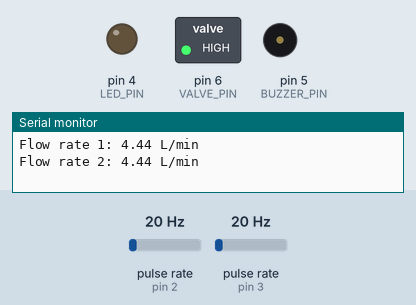
This sketch was run on a simulated Arduino Uno, built with avr-gcc and run on an emulated ATmega328P. Shown: switched loads named in the sketch (green lamp = pin HIGH), output pins drawn as LEDs (lit = HIGH), buzzer (waves = sounding, pin HIGH), the last lines printed to the serial monitor. Wiring (inferred from the names in the program): 2 × pulse sensor: data pin 2 / data pin 3. The test bench sets the inputs (shaded band); at power-on: pulse rate (sensors on pin 2, pin 3) 20 Hz.

Above: at 1.2 s.
1.3 s: pulse rate (sensor on pin 2) set to 4 Hz
At 2.7 s:
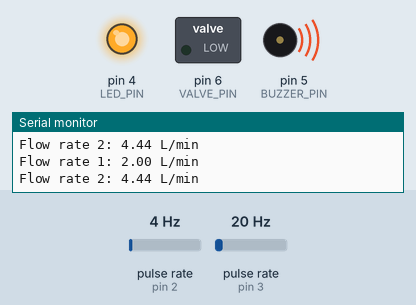
3.5 s: pulse rate (sensor on pin 3) set to 4 Hz
At 6.1 s:
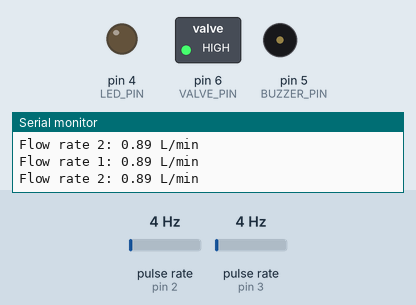
6.5 s: pulse rate (sensor on pin 3) set to 50 Hz
At 7.6 s:
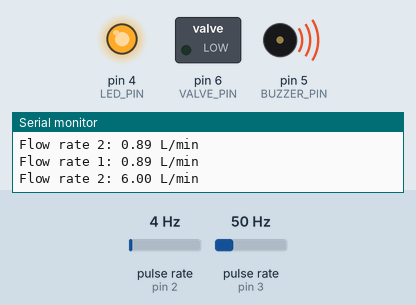
Timing chart, 0 to 9.5 s (numbered marks = the images above; inputs shaded):
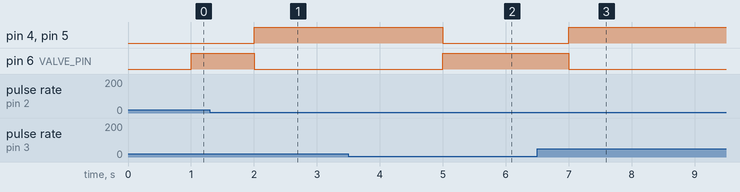

The sketch:

Code_01.ino
```cpp
// Define pins for flow sensors
#define FLOW_SENSOR_1 2
#define FLOW_SENSOR_2 3

// Define pins for LED, buzzer and solenoid valve
#define LED_PIN 4
#define BUZZER_PIN 5
#define VALVE_PIN 6


// Define threshold for leak detection
#define LEAK_THRESHOLD 0.1

// Define variables for flow rate calculation
volatile int pulseCount1 = 0; // count pulses from flow sensor 1
volatile int pulseCount2 = 0; // count pulses from flow sensor 2
float flowRate1 = 0.0; // flow rate from sensor 1 in L/min
float flowRate2 = 0.0; // flow rate from sensor 2 in L/min
float calibrationFactor = 4.5; // calibration factor for flow sensor
unsigned long currentTime;
unsigned long previousTime;
unsigned long interval = 1000; // interval in milliseconds

// Define variable for leak detection
bool leakDetected = false;


void setup() {
  // Initialize serial communication
  Serial.begin(9600);

  // Initialize pins as inputs or outputs
  pinMode(FLOW_SENSOR_1, INPUT);
  pinMode(FLOW_SENSOR_2, INPUT);
  pinMode(LED_PIN, OUTPUT);
  pinMode(BUZZER_PIN, OUTPUT);
  pinMode(VALVE_PIN, OUTPUT);

  // Initialize interrupts for flow sensors
  attachInterrupt(digitalPinToInterrupt(FLOW_SENSOR_1), pulseCounter1, FALLING);
  attachInterrupt(digitalPinToInterrupt(FLOW_SENSOR_2), pulseCounter2, FALLING);
}

void loop() {
  // Get current time
  currentTime = millis();

  // Check if interval has passed
  if (currentTime - previousTime >= interval) {
    // Calculate flow rate for each sensor
    flowRate1 = ((1000.0 / (currentTime - previousTime)) * pulseCount1) / calibrationFactor;
    flowRate2 = ((1000.0 / (currentTime - previousTime)) * pulseCount2) / calibrationFactor;

    // Reset pulse counts and previous time
    pulseCount1 = 0;
    pulseCount2 = 0;
    previousTime = currentTime;

    // Print flow rates to serial monitor
    Serial.print("Flow rate 1: ");
    Serial.print(flowRate1, 2);
    Serial.println(" L/min");
    Serial.print("Flow rate 2: ");
    Serial.print(flowRate2, 2);
    Serial.println(" L/min");

    // Check if there is a significant difference between flow rates
    if (abs(flowRate1 - flowRate2) > LEAK_THRESHOLD) {
      // Set leak detected flag to true
      leakDetected = true;
      // Turn on LED and buzzer
      digitalWrite(LED_PIN, HIGH);
      digitalWrite(BUZZER_PIN, HIGH);
      // Close solenoid valve
      digitalWrite(VALVE_PIN, LOW);
    }
    else {
      // Set leak detected flag to false
      leakDetected = false;
      // Turn off LED and buzzer
      digitalWrite(LED_PIN, LOW);
      digitalWrite(BUZZER_PIN, LOW);
      // Open solenoid valve
      digitalWrite(VALVE_PIN, HIGH);
    }
  }
}

// Interrupt service routine for flow sensor 1
void pulseCounter1() {
  // Increment pulse count
  pulseCount1++;
}

// Interrupt service routine for flow sensor 2
void pulseCounter2() {
  // Increment pulse count
  pulseCount2++;
}
```

Measured:
- after the input at 1.3 s, pin 4 (LED_PIN), pin 5 (BUZZER_PIN): LOW → HIGH after 0.70 s; pin 6 (VALVE_PIN): HIGH → LOW after 0.70 s
- after the input at 3.5 s, pin 4 (LED_PIN), pin 5 (BUZZER_PIN): HIGH → LOW after 1.5 s; pin 6 (VALVE_PIN): LOW → HIGH after 1.5 s
- after the input at 6.5 s, pin 4 (LED_PIN), pin 5 (BUZZER_PIN): LOW → HIGH after 0.50 s; pin 6 (VALVE_PIN): HIGH → LOW after 0.50 s
